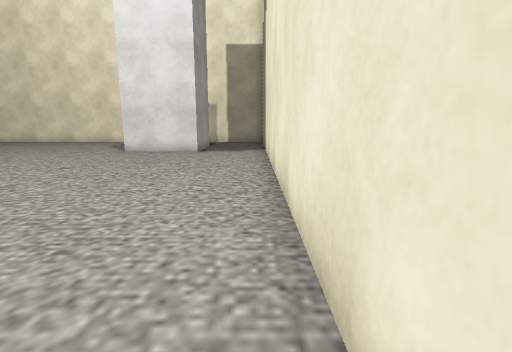
[1] (above)

20 first-person views from a walk through a scene from a Unity 3-D project. The camera is 1.2 m above the floor, tilts 10° down and sees 85° across. The floor is counted in squares, 1 m on a side. Each view is taken from the middle of a square. On the plan, view 1 faces up. The plan holds only what a view shows up to about 13 squares ahead; the rest is blank. The place goes on beyond the plan. Some surface patterns are stand-ins.

[2]
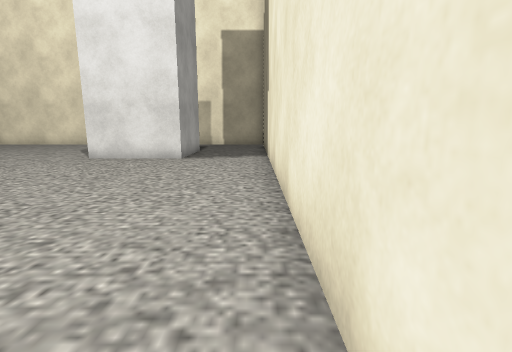

[3]
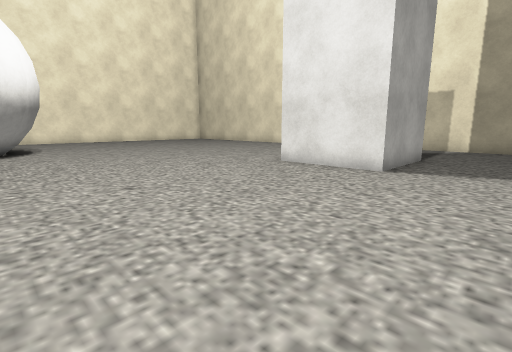

[4]
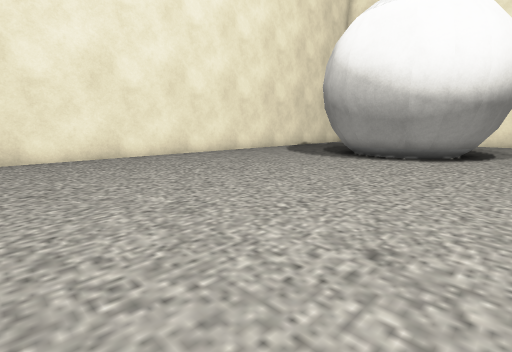

[5]
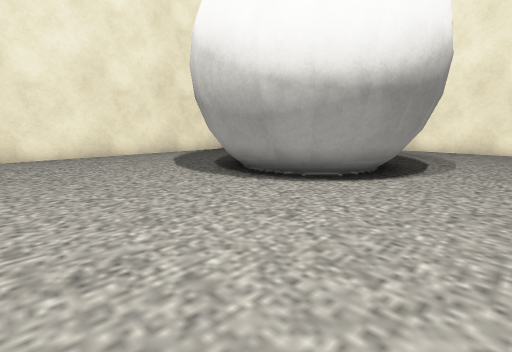

[6]
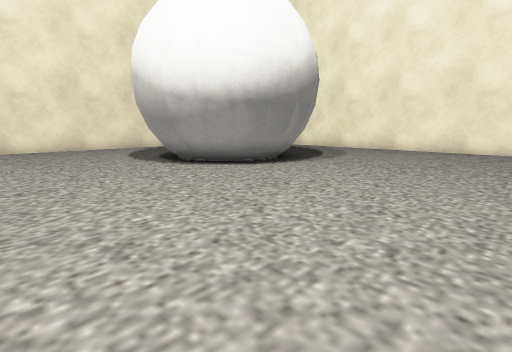

[7]
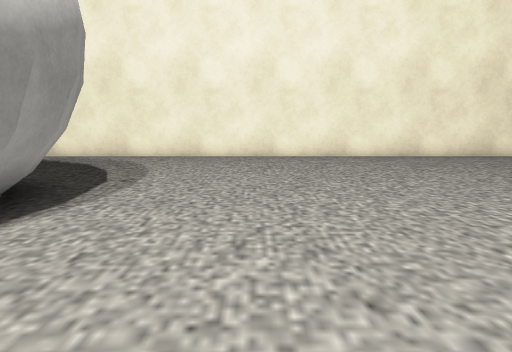

[8]
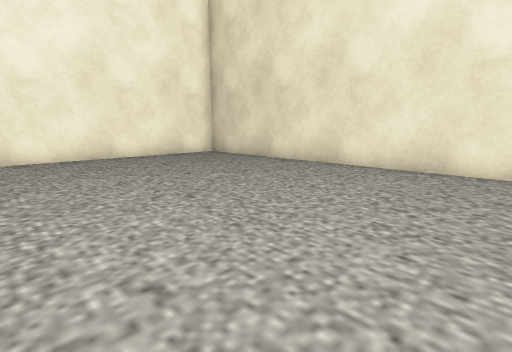

[9]
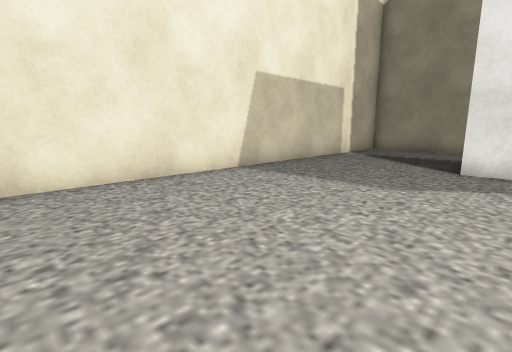

[10]
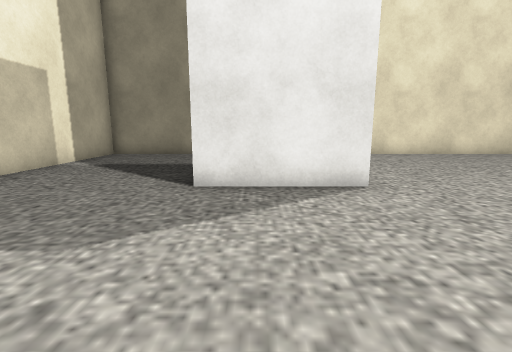

[11]
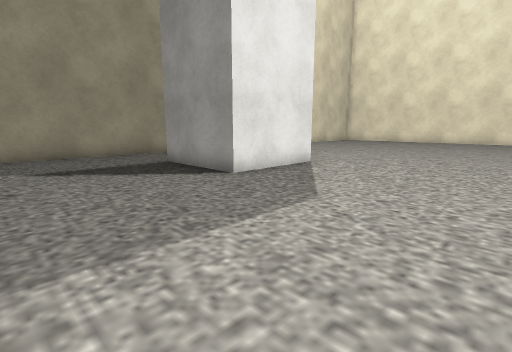

[12]
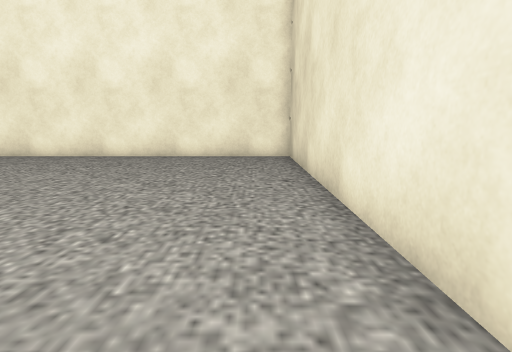

[13]
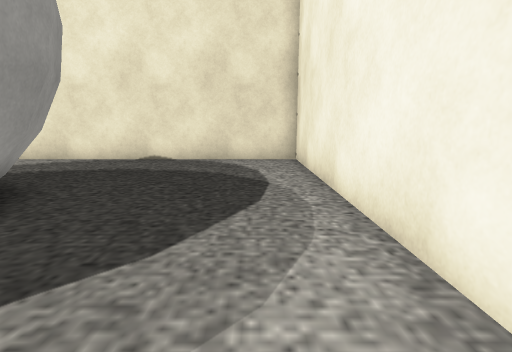

[14]
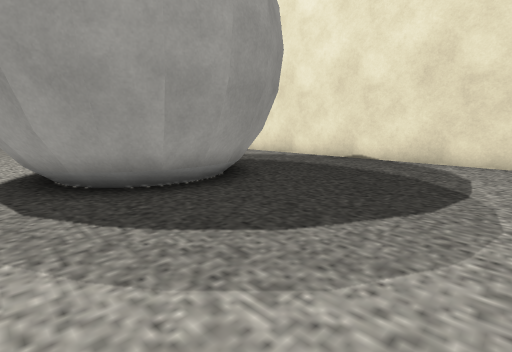

[15]
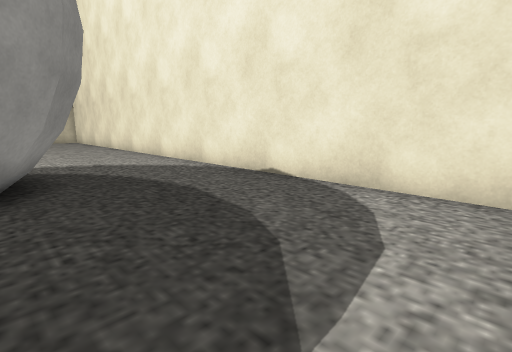

[16]
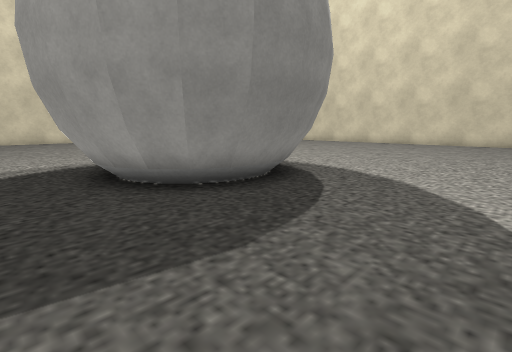

[17]
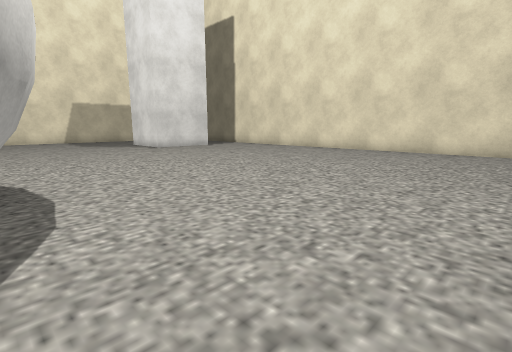

[18]
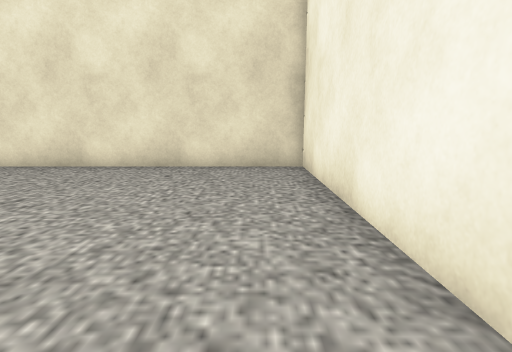

[19]
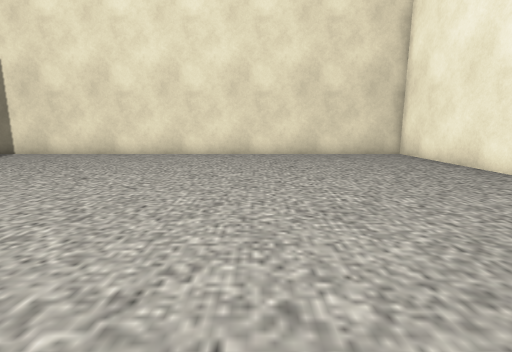

[20]
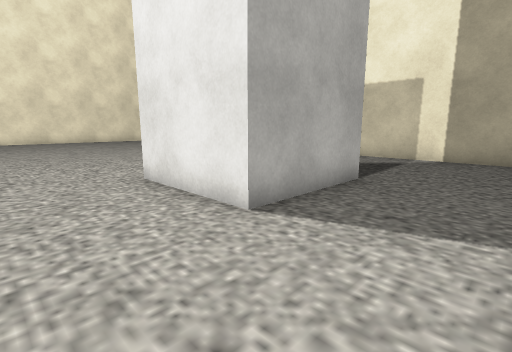

### Floor plan
Points are (right, up) in squares from view 1. A wall is a line through its corners. A room is listed if a view was taken in it or the views show most of it. See-through windows are left out.
Room 1 (views 1, 2, 3, 4, 5, 6, 7, 8, 9, 10, 11, 12, 13, 14, 15, 16, 17, 18, 19, 20)
walls: (-17.7, 7.9) (-16.5, 8.1) (-15.6, 8) (-14.7, 7.5) (-13.9, 6.8) (-13.4, 5.8) (-13.3, 4.7) (-13.4, 3.9) (-13.9, 2.9) (-14.7, 2.1) (-15.6, 1.6) (-16.6, 1.5) (-17.6, 1.7) (-18.6, 2.1) (-19.3, 2.9) (-19.8, 3.7) (-19.9, 4.7) (-19.7, 5.9) (-19.3, 6.8) (-18.5, 7.6); (-17.7, 7.7) (-16.5, 7.9) (-15.7, 7.7) (-14.8, 7.3) (-14.1, 6.6) (-13.7, 5.7) (-13.5, 4.7) (-13.6, 3.9) (-14.1, 2.9); (-6.4, 13.7) (-6.4, 17.3) (-2.9, 17.3) (-2.9, 13.7) (-6.4, 13.7); (-18.6, 7.4) (-17.6, 7.9); (-19.5, 5.8) (-19.1, 6.7) (-18.4, 7.4); (-15.6, 1.9) (-16.6, 1.7); (-18.4, 2.3) (-19.1, 3) (-19.5, 3.8) (-19.7, 4.7); (-24.5, -2.4) (0.5, -2.4) (0.5, 22.4) (-24.5, 22.4) (-24.5, -2.4)
low walls: (-14.4, 6.5) (-13.9, 5.6); (-15.1, 7.1) (-14.4, 6.4); (-14.5, 6.3) (-14.1, 5.5); (-15.8, 7.5) (-14.9, 7.1); (-15.8, 7.3) (-15, 6.9); (-13.8, 5.7) (-13.7, 4.9) (-13.9, 4) (-14.3, 3.2) (-15, 2.5) (-15.7, 2.1); (-14.1, 5.7) (-14, 4.9); (-16.7, 7.6) (-15.7, 7.4); (-17.5, 7.3) (-16.6, 7.5); (-17.6, 7.5) (-16.5, 7.7) (-15.6, 7.6); (-18.2, 6.9) (-17.4, 7.3); (-18.5, 7.2) (-17.5, 7.7); (-14.9, 2.4) (-15.5, 2.1) (-16.6, 1.9) (-17.5, 2) (-18.4, 2.5); (-15.8, 2.3) (-16.5, 2.1); (-19.4, 5.6) (-19, 6.4) (-18.3, 7.1) (-17.5, 7.5); (-19.3, 4.7) (-19.1, 5.6); (-16.5, 2) (-17.5, 2.2); (-19.7, 4.7) (-19.5, 5.8); (-17.4, 2.2) (-18, 2.6) (-18.7, 3.3) (-19.1, 4); (-16.6, 1.7) (-17.6, 1.9) (-18.4, 2.3); (-19.2, 3.8) (-19.4, 4.9) (-19.3, 5.5) (-18.9, 6.3) (-18.2, 7); (-19.4, 3.8) (-19.5, 4.8); (-18.2, 2.4) (-18.9, 3.2) (-19.3, 4)

Where each view was taken, in squares from view 1:
view 1: 0 up, 0 right, facing up
view 2: 3 up, 0 right, facing up
view 3: 6 up, 0 right, facing up-left
view 4: 9 up, 3 left, facing down-left
view 5: 10 up, 9 left, facing down-left
view 6: 14 up, 9 left, facing down-left
view 7: 11 up, 13 left, facing left
view 8: 14 up, 13 left, facing up-left
view 9: 16 up, 15 left, facing up-right
view 10: 16 up, 12 left, facing right
view 11: 22 up, 12 left, facing down-right
view 12: 21 up, 13 left, facing left
view 13: 8 up, 23 left, facing down
view 14: 8 up, 24 left, facing down-right
view 15: 3 up, 24 left, facing down-right
view 16: 2 down, 21 left, facing up-right
view 17: 2 down, 14 left, facing up-right
view 18: 1 down, 8 left, facing right
view 19: 4 up, 12 left, facing right
view 20: 11 up, 0 right, facing up-left
